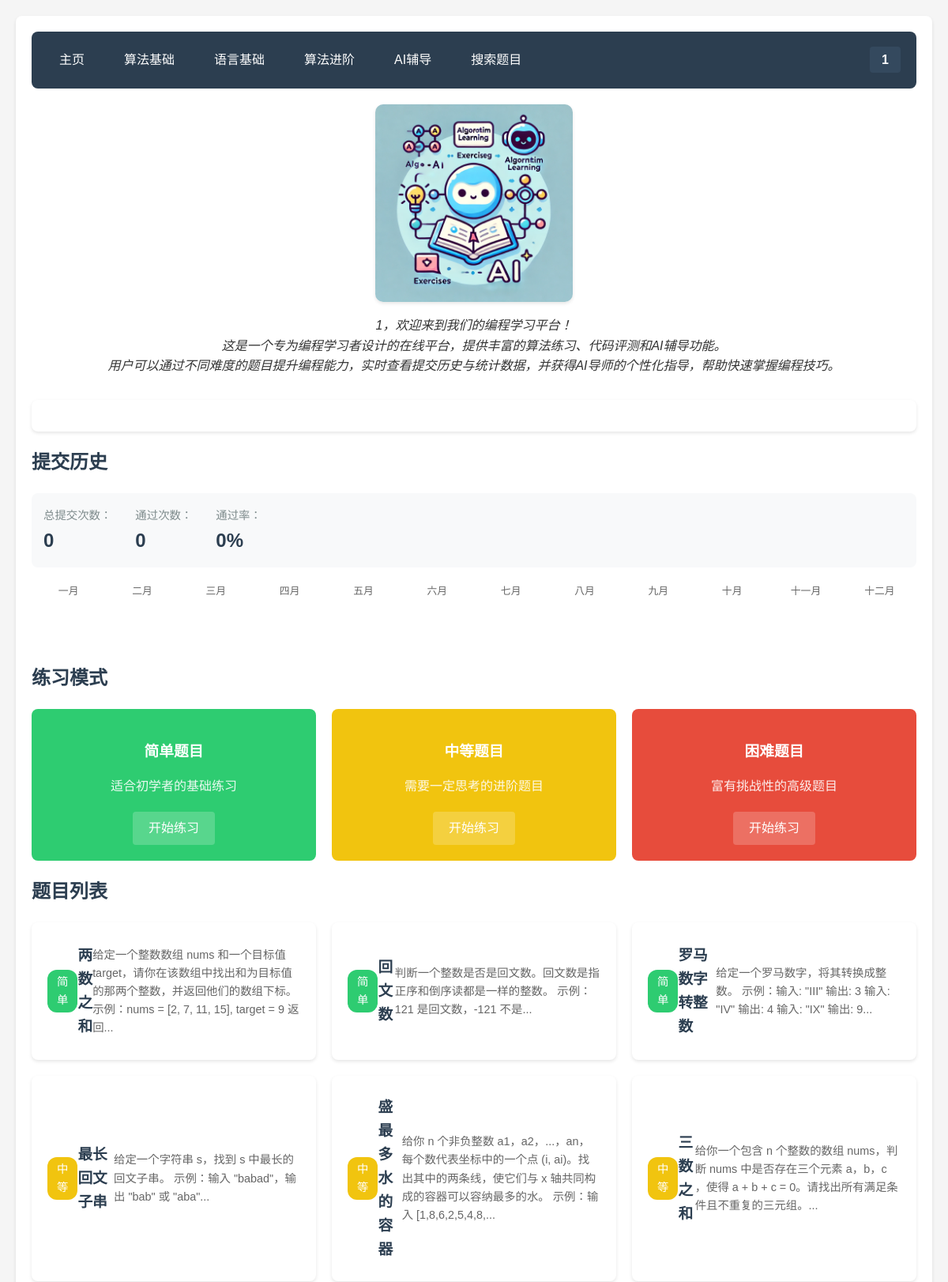
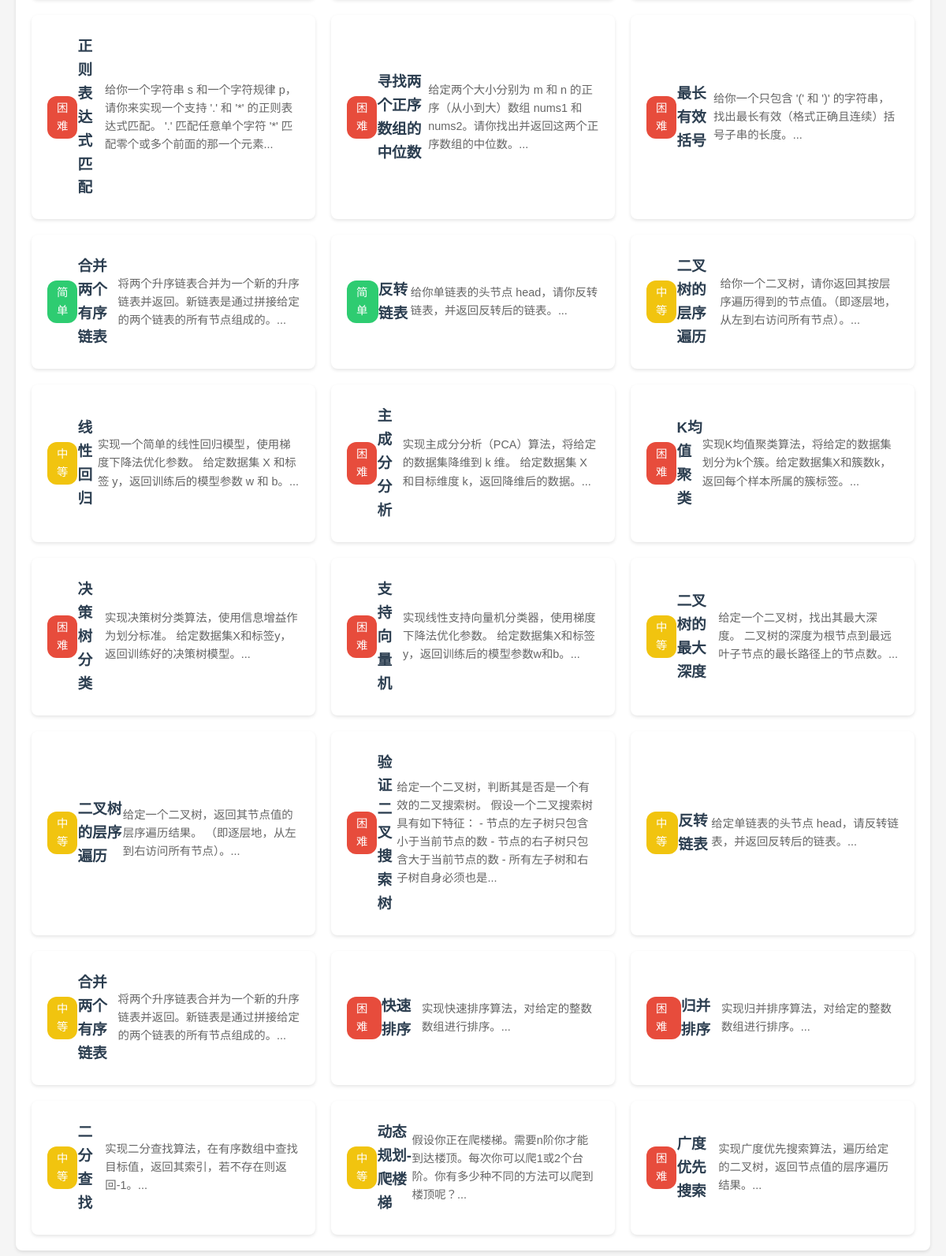
Page /dashboard (signed in) on the committed database (2 pictures, top to bottom).
### 1.py (models this page shows, shortened)
class User(db.Model):
    id = db.Column(db.Integer, primary_key=True)
    username = db.Column(db.String(80), unique=True, nullable=False)
    password_hash = db.Column(db.String(120), nullable=False)
    solved_problems = db.Column(db.Text, default='')  # 存储已解决的题目ID
    email = db.Column(db.String(120), default='')
    bio = db.Column(db.Text, default='')
    default_language = db.Column(db.String(20), default='python')
    editor_theme = db.Column(db.String(20), default='default')

class Problem(db.Model):
    id = db.Column(db.Integer, primary_key=True)
    title = db.Column(db.String(100), nullable=False)
    content = db.Column(db.Text, nullable=False)
    answer = db.Column(db.Text, nullable=False)
    difficulty = db.Column(db.Integer) # 1-简单, 2-中等, 3-困难
    category = db.Column(db.String(50), nullable=True)  # 新增字段
    tags = db.Column(db.String(100), nullable=True)     # 新增字段
    standard_code = db.Column(db.Text, nullable=True) # 标准答案代码
    test_cases = db.Column(db.Text, nullable=True) # 测试用例，JSON格式存储

### 1.py (the view)
@app.route('/dashboard')
@login_required
def dashboard():
    user = User.query.get(session['user_id'])
    if user is None:
        session.clear()
        return redirect(url_for('login'))
    problems = Problem.query.all()
    submissions = Submission.query.filter_by(user_id=user.id).all()
    solved_problems = set(user.solved_problems.split(',')) if user.solved_problems else set()
    stats = {
        'submission_count': len(submissions),
        'solved_count': len(solved_problems),
        'pass_rate': round(len(solved_problems) / len(submissions) * 100 if submissions else 0),
        'user_level': calculate_user_level(len(solved_problems))
    }
    return render_template('dashboard.html',
                         current_user=user,
                         problems=problems,
                         user_level=stats['user_level'],
                         solved_count=stats['solved_count'],
                         submission_count=stats['submission_count'],
                         pass_rate=stats['pass_rate'])

### 1.py (called while the page is built)
def login_required(f):
    @wraps(f)
    def decorated_function(*args, **kwargs):
        if 'user_id' not in session:
            return redirect(url_for('login'))
        user = User.query.get(session['user_id'])
        if user is None:
            session.clear()
            return redirect(url_for('login'))
        return f(*args, **kwargs)
    return decorated_function

def calculate_user_level(solved_count):
    if solved_count < 5:
        return 1
    elif solved_count < 20:
        return 2
    elif solved_count < 50:
        return 3
    elif solved_count < 100:
        return 4
    else:
        return 5

### templates/dashboard.html (shortened to what this page needs)
{% extends "base.html" %}
{% block content %}
<header class="dashboard-header">
    <div class="logo-container">
        <img src="{{ url_for('get_logo') }}" alt="网站 Logo" class="logo">
        <p class="site-description">
            {{ current_user.username }}，欢迎来到我们的编程学习平台！<br>
            这是一个专为编程学习者设计的在线平台，提供丰富的算法练习、代码评测和AI辅导功能。<br>
            用户可以通过不同难度的题目提升编程能力，实时查看提交历史与统计数据，并获得AI导师的个性化指导，帮助快速掌握编程技巧。
        </p>
    </div>
</header>
<div class="dashboard-content">
    <div class="submission-history"></div>
        <h2>提交历史</h2>
        <div class="history-stats">
            <div class="stat-item">
                <span class="stat-label">总提交次数：</span>
                <span class="stat-value" id="total-submissions">0</span>
            </div>
            <div class="stat-item">
                <span class="stat-label">通过次数：</span>
                <span class="stat-value" id="passed-submissions">0</span>
            </div>
            <div class="stat-item">
                <span class="stat-label">通过率：</span>
                <span class="stat-value" id="pass-rate">0%</span>
            </div>
        </div>
        <div class="calendar-header">
            <div class="month-labels">
                <span>一月</span><span>二月</span><span>三月</span><span>四月</span>
                <span>五月</span><span>六月</span><span>七月</span><span>八月</span>
                <span>九月</span><span>十月</span><span>十一月</span><span>十二月</span>
            </div>
        </div>
        <div class="calendar-heatmap"></div>
    </div>
    <div class="practice-modes">
        <h2>练习模式</h2>
        <div class="mode-cards">
            <div class="mode-card difficulty-1">
                <h3>简单题目</h3>
                <p>适合初学者的基础练习</p>
                <a href="{{ url_for('practice', difficulty=1) }}" class="mode-button">开始练习</a>
            </div>
            <div class="mode-card difficulty-2">
                <h3>中等题目</h3>
                <p>需要一定思考的进阶题目</p>
                <a href="{{ url_for('practice', difficulty=2) }}" class="mode-button">开始练习</a>
            </div>
            <div class="mode-card difficulty-3">
                <h3>困难题目</h3>
                <p>富有挑战性的高级题目</p>
                <a href="{{ url_for('practice', difficulty=3) }}" class="mode-button">开始练习</a>
            </div>
        </div>
    </div>
    <div class="problem-section">
        <h2>题目列表</h2>
        <div class="problem-grid">
            {% for problem in problems %}
            <a href="{{ url_for('problem_detail', problem_id=problem.id) }}" class="problem-card">
                <span class="difficulty difficulty-{{ problem.difficulty }}">
                    {{ '简单' if problem.difficulty == 1 else '中等' if problem.difficulty == 2 else '困难' }}
                </span>
                <h3>{{ problem.title }}</h3>
                <p>{{ problem.content[:100] }}...</p>
            </a>
            {% endfor %}
        </div>
    </div>
</div>
{% endblock %}

### templates/base.html (shortened to what this page needs)
<!DOCTYPE html>
<html>
<head>
    <link rel="stylesheet" href="https://cdnjs.cloudflare.com/ajax/libs/font-awesome/5.15.4/css/all.min.css">
    <link rel="stylesheet" href="{{ url_for('static', filename='style.css') }}">
</head>
<body>
    <div class="container">
        <nav>
            <div class="nav-left">
                <a href="{{ url_for('dashboard') }}" class="nav-item">主页</a>
                <a href="{{ url_for('algorithm_basic') }}" class="nav-item">算法基础</a>
                <a href="{{ url_for('language_basic') }}" class="nav-item">语言基础</a>
                <a href="{{ url_for('algorithm_advanced') }}" class="nav-item">算法进阶</a>
                <a href="{{ url_for('ai_tutor') }}" class="nav-item">AI辅导</a>
                <a href="{{ url_for('search_problems') }}" class="nav-item">搜索题目</a>
            </div>
            <div class="nav-right">
                {% if current_user %}
                <div class="user-menu">
                    <span class="username">{{ current_user.username }}</span>
                </div>
                {% else %}
                <div class="auth-links">
                    <a href="{{ url_for('login') }}" class="nav-item">登录</a>
                    <a href="{{ url_for('register') }}" class="nav-item">注册</a>
                </div>
                {% endif %}
            </div>
        </nav>
        {% block content %}{% endblock %}
</body>
</html>

### static/style.css (style rules this page uses)
body { font-family: 'Microsoft YaHei', sans-serif; line-height: 1.6; margin: 0; padding: 20px; background-color: #f5f5f5; color: #333; }
.container { max-width: 1200px; margin: 0 auto; padding: 20px; background-color: white; border-radius: 8px; box-shadow: 0 2px 4px rgba(0, 0, 0, 0.1); }
nav { display: flex; justify-content: space-between; align-items: center; background-color: #2c3e50; padding: 15px 20px; border-radius: 8px; }
.nav-left, .nav-right { display: flex; align-items: center; gap: 20px; }
.nav-item { color: white; text-decoration: none; padding: 8px 15px; border-radius: 4px; transition: background-color 0.3s; }
.username { color: white; font-weight: bold; padding: 8px 15px; background-color: #34495e; border-radius: 4px; }
h1, h2, h3 { color: #2c3e50; margin-bottom: 20px; }
.difficulty { display: inline-block; padding: 3px 8px; border-radius: 3px; font-size: 12px; color: white; }
.difficulty-1 { background-color: #2ecc71; }
.difficulty-2 { background-color: #f1c40f; }
.difficulty-3 { background-color: #e74c3c; }
.dashboard-content { margin-top: 30px; }
.mode-cards { display: grid; grid-template-columns: repeat(auto-fit, minmax(250px, 1fr)); gap: 20px; margin: 20px 0; }
.mode-card { padding: 20px; border-radius: 8px; color: white; text-align: center; }
.mode-card h3 { color: white; margin-bottom: 10px; }
.mode-card p { margin-bottom: 20px; opacity: 0.9; }
.mode-card.difficulty-1 { background-color: #2ecc71; }
.mode-card.difficulty-2 { background-color: #f1c40f; }
.mode-card.difficulty-3 { background-color: #e74c3c; }
.mode-button { display: inline-block; padding: 8px 20px; background-color: rgba(255, 255, 255, 0.2); color: white; text-decoration: none; border-radius: 4px; transition: background-color 0.3s; }
.problem-grid { display: grid; grid-template-columns: repeat(auto-fill, minmax(300px, 1fr)); gap: 20px; margin-top: 20px; }
.problem-card { display: block; text-decoration: none; color: inherit; background-color: white; padding: 20px; border-radius: 8px; box-shadow: 0 2px 4px rgba(0, 0, 0, 0.1); transition: transform 0.3s, box-shadow 0.3s; }
.problem-card h3 { margin: 10px 0; }
.problem-card p { color: #666; font-size: 0.9em; }
.problem-card { display: flex; justify-content: space-between; align-items: center; padding: 15px 20px; background: white; border-radius: 8px; box-shadow: 0 2px 4px rgba(0, 0, 0, 0.1); text-decoration: none; color: inherit; transition: transform 0.3s, box-shadow 0.3s; }
.difficulty { padding: 4px 12px; border-radius: 12px; font-size: 0.9em; font-weight: 500; }
.stat-label { color: #666; }
.stat-value { font-weight: bold; color: #2c3e50; }
.user-menu { position: relative; cursor: pointer; }
.username { color: white; font-weight: bold; padding: 8px 15px; background-color: #34495e; border-radius: 4px; transition: background-color 0.3s; }
.stat-label { color: #666; font-size: 0.9em; }
.stat-value { display: block; font-size: 24px; font-weight: bold; color: #2c3e50; }
.stat-label { color: #7f8c8d; font-size: 0.9em; }
.logo-container { text-align: center; margin: 20px 0; }
.logo { width: 250px; height: auto; border-radius: 10px; box-shadow: 0 2px 4px rgba(0, 0, 0, 0.1); }
.site-description { margin-top: 10px; font-size: 16px; color: #333; font-style: italic; }

### templates/dashboard.html (style rules this page uses)
.calendar-heatmap { display: grid; grid-template-columns: repeat(53, 1fr); gap: 3px; padding: 20px 0; background: #fff; border-radius: 4px; }
.submission-history { margin-top: 30px; background: white; padding: 20px; border-radius: 8px; box-shadow: 0 2px 4px rgba(0, 0, 0, 0.1); }
.history-stats { display: flex; gap: 30px; margin-bottom: 20px; padding: 15px; background: #f8f9fa; border-radius: 8px; }
.calendar-header { margin: 20px 0; }
.month-labels { display: grid; grid-template-columns: repeat(12, 1fr); text-align: center; font-size: 0.8em; color: #666; }

### rows in the picture
User: username "1"
Problem: difficulty "简单", title "两数之和", content "给定一个整数数组 nums 和一个目标值 target，请你在该数组中找出和为目标值的那两个整数，并返回他们的数组下标。 示例：nums = [2, 7, 11, 15], target = 9 返回"
Problem: difficulty "简单", title "回文数", content "判断一个整数是否是回文数。回文数是指正序和倒序读都是一样的整数。 示例：121 是回文数，-121 不是"
Problem: difficulty "简单", title "罗马数字转整数", content "给定一个罗马数字，将其转换成整数。 示例：输入: \"III\" 输出: 3 输入: \"IV\" 输出: 4 输入: \"IX\" 输出: 9"
Problem: difficulty "中等", title "最长回文子串", content "给定一个字符串 s，找到 s 中最长的回文子串。 示例：输入 \"babad\"，输出 \"bab\" 或 \"aba\""
Problem: difficulty "中等", title "盛最多水的容器", content "给你 n 个非负整数 a1，a2，...，an，每个数代表坐标中的一个点 (i, ai)。找出其中的两条线，使它们与 x 轴共同构成的容器可以容纳最多的水。 示例：输入 [1,8,6,2,5,4,8,"
Problem: difficulty "中等", title "三数之和", content "给你一个包含 n 个整数的数组 nums，判断 nums 中是否存在三个元素 a，b，c ，使得 a + b + c = 0。请找出所有满足条件且不重复的三元组。"
Problem: difficulty "困难", title "正则表达式匹配", content "给你一个字符串 s 和一个字符规律 p，请你来实现一个支持 '.' 和 '*' 的正则表达式匹配。 '.' 匹配任意单个字符 '*' 匹配零个或多个前面的那一个元素"
Problem: difficulty "困难", title "寻找两个正序数组的中位数", content "给定两个大小分别为 m 和 n 的正序（从小到大）数组 nums1 和 nums2。请你找出并返回这两个正序数组的中位数。"
Problem: difficulty "困难", title "最长有效括号", content "给你一个只包含 '(' 和 ')' 的字符串，找出最长有效（格式正确且连续）括号子串的长度。"
Problem: difficulty "简单", title "合并两个有序链表", content "将两个升序链表合并为一个新的升序链表并返回。新链表是通过拼接给定的两个链表的所有节点组成的。"
Problem: difficulty "简单", title "反转链表", content "给你单链表的头节点 head，请你反转链表，并返回反转后的链表。"
Problem: difficulty "中等", title "二叉树的层序遍历", content "给你一个二叉树，请你返回其按层序遍历得到的节点值。（即逐层地，从左到右访问所有节点）。"
Problem: difficulty "中等", title "线性回归", content "实现一个简单的线性回归模型，使用梯度下降法优化参数。 给定数据集 X 和标签 y，返回训练后的模型参数 w 和 b。"
Problem: difficulty "困难", title "主成分分析", content "实现主成分分析（PCA）算法，将给定的数据集降维到 k 维。 给定数据集 X 和目标维度 k，返回降维后的数据。"
Problem: difficulty "困难", title "K均值聚类", content "实现K均值聚类算法，将给定的数据集划分为k个簇。给定数据集X和簇数k，返回每个样本所属的簇标签。"
Problem: difficulty "困难", title "决策树分类", content "实现决策树分类算法，使用信息增益作为划分标准。 给定数据集X和标签y，返回训练好的决策树模型。"
Problem: difficulty "困难", title "支持向量机", content "实现线性支持向量机分类器，使用梯度下降法优化参数。 给定数据集X和标签y，返回训练后的模型参数w和b。"
Problem: difficulty "中等", title "二叉树的最大深度", content "给定一个二叉树，找出其最大深度。 二叉树的深度为根节点到最远叶子节点的最长路径上的节点数。"
Problem: difficulty "中等", title "二叉树的层序遍历", content "给定一个二叉树，返回其节点值的层序遍历结果。 （即逐层地，从左到右访问所有节点）。"
Problem: difficulty "困难", title "验证二叉搜索树", content "给定一个二叉树，判断其是否是一个有效的二叉搜索树。 假设一个二叉搜索树具有如下特征： - 节点的左子树只包含小于当前节点的数 - 节点的右子树只包含大于当前节点的数 - 所有左子树和右子树自身必须也是"
Problem: difficulty "中等", title "反转链表", content "给定单链表的头节点 head，请反转链表，并返回反转后的链表。"
Problem: difficulty "中等", title "合并两个有序链表", content "将两个升序链表合并为一个新的升序链表并返回。新链表是通过拼接给定的两个链表的所有节点组成的。"
Problem: difficulty "困难", title "快速排序", content "实现快速排序算法，对给定的整数数组进行排序。"
Problem: difficulty "困难", title "归并排序", content "实现归并排序算法，对给定的整数数组进行排序。"
Problem: difficulty "中等", title "二分查找", content "实现二分查找算法，在有序数组中查找目标值，返回其索引，若不存在则返回-1。"
Problem: difficulty "中等", title "动态规划-爬楼梯", content "假设你正在爬楼梯。需要n阶你才能到达楼顶。每次你可以爬1或2个台阶。你有多少种不同的方法可以爬到楼顶呢？"
Problem: difficulty "困难", title "广度优先搜索", content "实现广度优先搜索算法，遍历给定的二叉树，返回节点值的层序遍历结果。"
